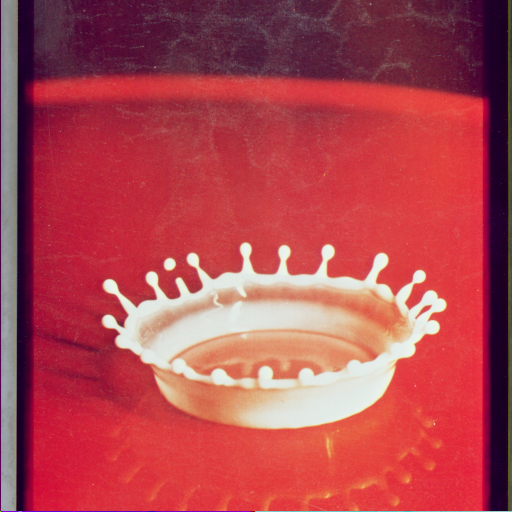
#> input picture misc/4.2.01.tiff, 512 x 512 px, found by its file name
$ python 'Prog 13 Rotation Of Images.py'
#> lines starting #> are read from the running program, lines starting #| are printed output that depends on the picture
# -*- coding: utf-8 -*-
"""
Created on Thu Mar 26 12:18:16 2020

@author: Aditya
"""


import cv2
import matplotlib.pyplot as plt
import numpy as np


img = cv2.imread("D:\\CODING\\Open CV\\misc\\4.2.01.tiff")
#> img is the input picture: shape (512, 512, 3); mean B, G, R 79.9, 70.5, 176.3

img = cv2.cvtColor(img,cv2.COLOR_BGR2RGB)


rows,columns,channels = img.shape
#> rows = 512; columns = 512; channels = 3

R = cv2.getRotationMatrix2D((columns/2,rows/2),45,0.7)

output = cv2.warpAffine(img,R,(columns,rows))
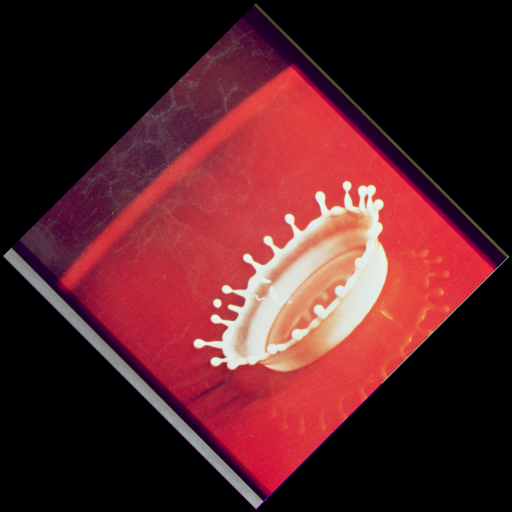
#> output: shape (512, 512, 3); mean R, G, B 86.4, 34.5, 39.2

plt.subplot(1,2,1)
plt.imshow(img)

plt.subplot(1,2,2)
plt.imshow(output)
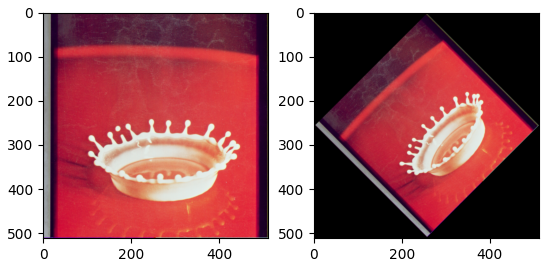
#> figure drawn by matplotlib, 2 panels

$ run again, with misc/4.1.03.tiff copied over misc/4.2.01.tiff
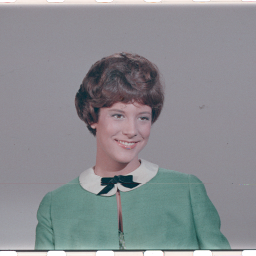
#> input picture misc/4.1.03.tiff, 256 x 256 px, found by its file name
#> img is the input picture: shape (256, 256, 3); mean B, G, R 144, 140, 137.6
#> `output = cv2.warpAffine(img,R,(columns,rows))`:
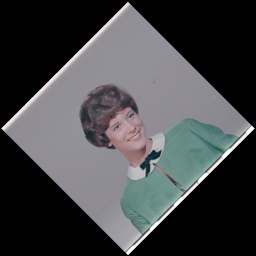
#> output: shape (256, 256, 3); mean R, G, B 67.4, 68.6, 70.6
#> `plt.imshow(output)`:
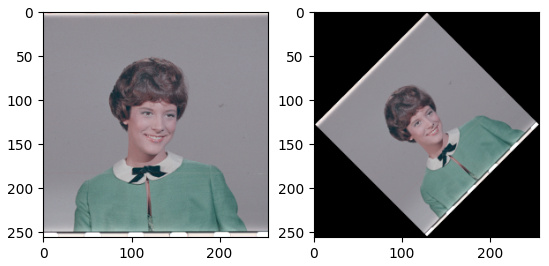
#> figure drawn by matplotlib, 2 panels
